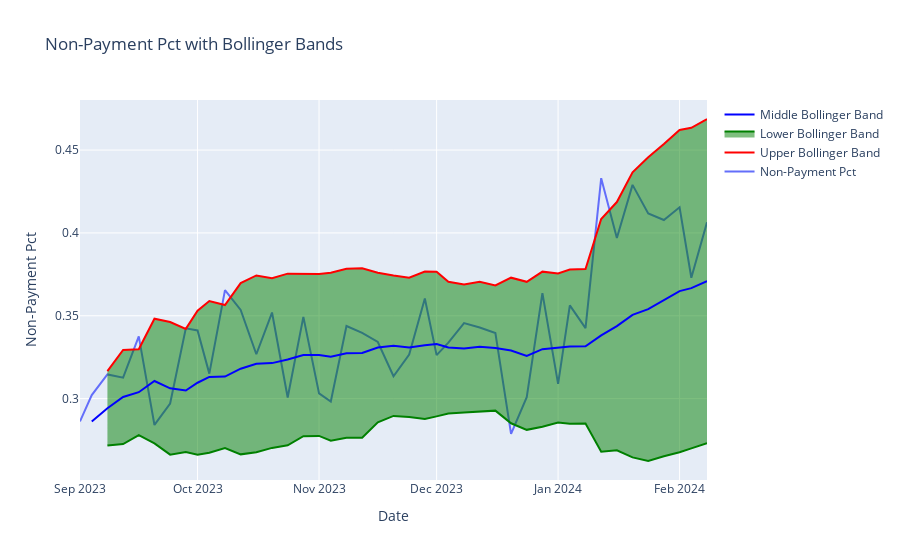

The code cell stored with this chart in its notebook:
### Code cell
plot_bollinger_band(bb_df, 
                    'date', 
                    'np_pct', 
                    metric_name = 'Non-Payment Pct', 
                    title = 'Non-Payment Pct with Bollinger Bands')
